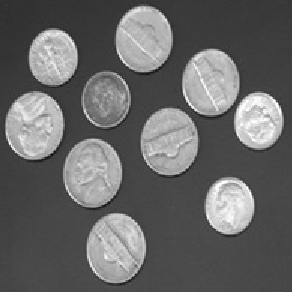
%> input picture class_lab_session/images/coins.png, 292 x 292 px
$ octave ch3_practice2.m   (GNU Octave 9; MATLAB toolbox functions it lacks are replaced by stand-ins)
%> lines starting %> are read from the running program, lines starting %| are printed output that depends on the picture
% Chapter 3 Practice 2: Edge-Based Segmentation

% Load image
% img = imread('../images/cameraman.tif');
img = imread('../images/coins.png');
%> img is the input picture: size 292x292x3 uint8; min 21, max 255, mean 103.3
% Convert to grayscale if needed
if size(img, 3) == 3
    img = rgb2gray(img);
%> img: size 292x292 uint8
end

% Apply different edge detectors
edge_sobel   = edge(img, 'sobel');
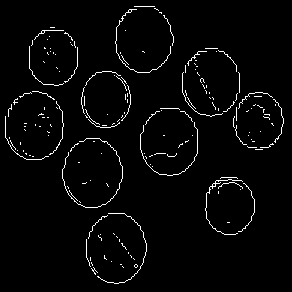
%> edge_sobel: size 292x292 logical; 2.8% white in thin lines or dots
edge_prewitt = edge(img, 'prewitt');
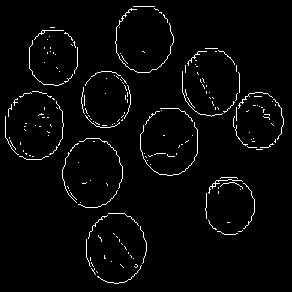
%> edge_prewitt: size 292x292 logical; 2.7% white in thin lines or dots
edge_canny   = edge(img, 'canny');
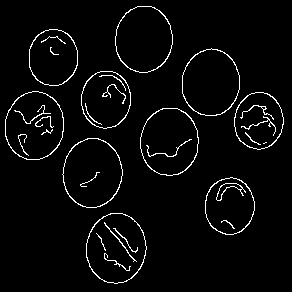
%> edge_canny: size 292x292 logical; 3.6% white in thin lines or dots
edge_log     = edge(img, 'log');     % Laplacian of Gaussian
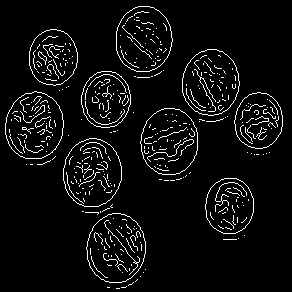
%> edge_log: size 292x292 logical; 5.4% white in thin lines or dots
edge_roberts = edge(img, 'roberts');
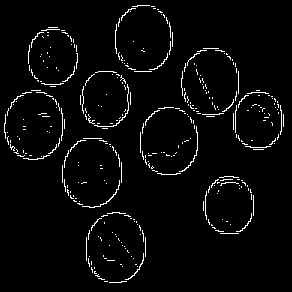
%> edge_roberts: size 292x292 logical; 3.3% white in thin lines or dots

% Display results in subplots
figure;
subplot(2,3,1), imshow(img), title('Original Image');
subplot(2,3,2), imshow(edge_sobel), title('Sobel');
subplot(2,3,3), imshow(edge_prewitt), title('Prewitt');
subplot(2,3,4), imshow(edge_canny), title('Canny');
subplot(2,3,5), imshow(edge_log), title('LoG');
subplot(2,3,6), imshow(edge_roberts), title('Roberts');
